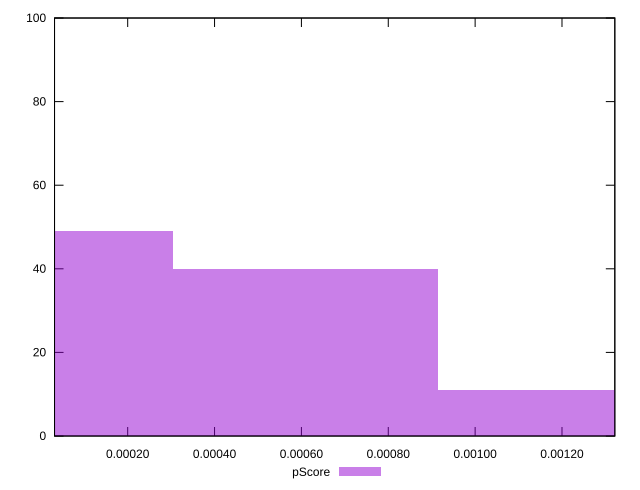

Here is the gnuplot script that generated this plot:
reset

$pScore <<EOF
0 49
0.0006089418875646942 40
0.0012178837751293883 11
EOF

set key outside below
set boxwidth 0.0006089418875646942
set xrange [0.000031552180213501035:0.0013216376170045452]
set yrange [0:100]
set trange [0:100]
set style fill transparent solid 0.5 noborder
set terminal svg size 640, 490 enhanced background rgb 'white'
set output "reprap/largest-contentful-paint/samples/pages+cached+noexternal+nomedia+nocss+nojs/pScore/histogram.svg"

plot $pScore title "pScore" with boxes

reset
